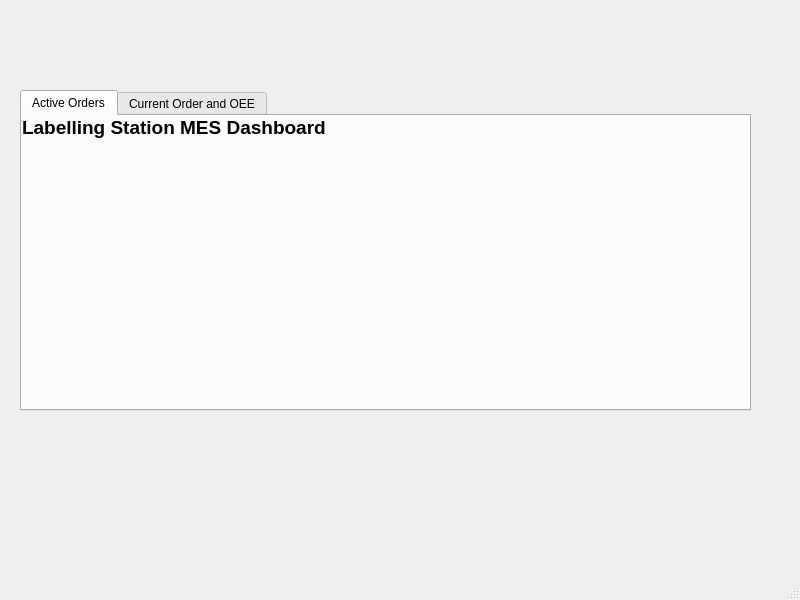
<?xml version="1.0" encoding="UTF-8"?>
<ui version="4.0">
 <class>MainWindow</class>
 <widget class="QMainWindow" name="MainWindow">
  <property name="geometry">
   <rect>
    <x>0</x>
    <y>0</y>
    <width>800</width>
    <height>600</height>
   </rect>
  </property>
  <property name="windowTitle">
   <string>MainWindow</string>
  </property>
  <widget class="QWidget" name="centralwidget">
   <widget class="QWidget" name="verticalLayoutWidget">
    <property name="geometry">
     <rect>
      <x>20</x>
      <y>90</y>
      <width>731</width>
      <height>321</height>
     </rect>
    </property>
    <layout class="QVBoxLayout" name="verticalLayout">
     <item>
      <widget class="QTabWidget" name="mainTabWidget">
       <property name="currentIndex">
        <number>0</number>
       </property>
       <widget class="QWidget" name="activeOrdersTab">
        <attribute name="title">
         <string>Active Orders</string>
        </attribute>
        <widget class="QLabel" name="titleLabel">
         <property name="geometry">
          <rect>
           <x>0</x>
           <y>0</y>
           <width>729</width>
           <height>26</height>
          </rect>
         </property>
         <property name="font">
          <font>
           <pointsize>14</pointsize>
           <bold>true</bold>
          </font>
         </property>
         <property name="text">
          <string>Labelling Station MES Dashboard</string>
         </property>
         <property name="alignment">
          <set>Qt::AlignLeading|Qt::AlignLeft|Qt::AlignTop</set>
         </property>
        </widget>
       </widget>
       <widget class="QWidget" name="oeeTab">
        <attribute name="title">
         <string>Current Order and OEE</string>
        </attribute>
       </widget>
      </widget>
     </item>
    </layout>
   </widget>
  </widget>
  <widget class="QMenuBar" name="menubar">
   <property name="geometry">
    <rect>
     <x>0</x>
     <y>0</y>
     <width>800</width>
     <height>22</height>
    </rect>
   </property>
  </widget>
  <widget class="QStatusBar" name="statusbar"/>
 </widget>
 <resources/>
 <connections/>
</ui>
